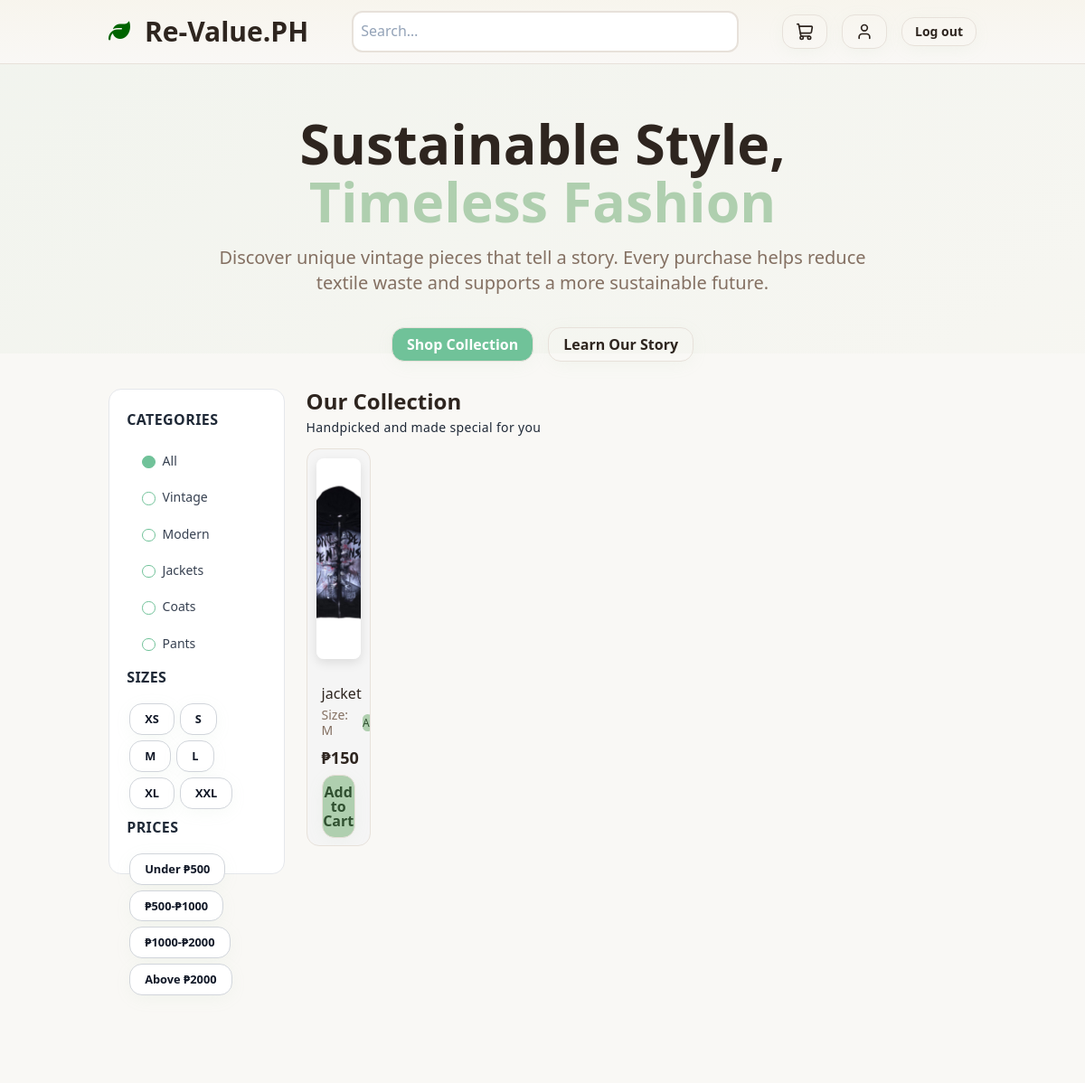
/index.php (signed in), run on the app's committed database.
### tables this page shows
CREATE TABLE `inventory` (
  `id` int(11) NOT NULL,
  `name` varchar(255) NOT NULL,
  `image` varchar(255) NOT NULL,
  `category` varchar(255) NOT NULL,
  `size` varchar(3) NOT NULL,
  `price` int(12) NOT NULL
);

### index.php (the view, shortened to what this page needs)
<!DOCTYPE html>
<html lang="en">
<head>
 <link
  rel="stylesheet"
  href="https://cdnjs.cloudflare.com/ajax/libs/font-awesome/6.5.0/css/all.min.css"/>
<link rel="stylesheet" href="app.css" />
<link rel="stylesheet" href="chat.css">
<link rel="stylesheet" href="specificity.css" />
</head>
<body>
<div class="cont-head">
  <header class="header ps-mg">
    <div class="left">
    <h2 style="margin-bottom: 0;"><i class="fa-solid fa-leaf" style="color:darkgreen"></i></h2>
      <h3>Re-Value.PH</h3>
    </div>
    <div class="center container">
      <input type="text" placeholder="Search…" />
    </div>
    <div class="right">
      <button class="btn btn-outline hv"><i data-lucide="shopping-cart"></i></button>
      <?php if(isset($_SESSION['user_id'])): ?>
     <button class="btn btn-outline lcd hv" ><a href="userDashboard.php"><i data-lucide="user"></i> </a></button>
      <form method="POST" style="display:inline;">
        <button class="btn btn-outline hv" type="submit" name="logout">Log out</button>
      </form>
      <?php else: ?>
      <button class="btn btn-outline hv" onclick="openModal()">My Account</button>
      <?php endif; ?>
    </div>
  </header>
  <hr />
</div>
<main>
<div class="sec-intro">
  <div class="cnt">
    <h1 class="mg">Sustainable Style,</h1>
    <h1 class="text-sage mg">Timeless Fashion</h1>
    <h4 class="text-muted">
      Discover unique vintage pieces that tell a story. Every purchase
      helps reduce <br />textile waste and supports a more sustainable
      future.
    </h4>
    <div class="btn-container">
      <button>Shop Collection</button>
      <button class="btn btn-outline">Learn Our Story</button>
    </div>
  </div>
</div>
<div class="bd-container">
  <div class="bd-child-container ps-mg">
    <aside>
  <form method="GET">
    <h6>CATEGORIES</h6>
    <label class="radio-box">
      <span>All</span>
    </label>
    <label class="radio-box">
      <span>Vintage</span>
    </label>
    <label class="radio-box">
      <span>Modern</span>
    </label>
    <label class="radio-box">
      <span>Jackets</span>
    </label>
    <label class="radio-box">
      <span>Coats</span>
    </label>
    <label class="radio-box">
      <span>Pants</span>
    </label>
  </form>
  <form method="GET">
    <h6>SIZES</h6>
    <?php
      $sizes = ["XS","S","M","L","XL","XXL"];
      foreach($sizes as $s){
        $active = (isset($_GET['size']) && $_GET['size']==$s) ? "active" : "";
        echo "<button type='submit' name='size' value='$s' class='size-btn $active'>$s</button>";
      }
    ?>
  </form>
  <form method="GET">
    <h6>PRICES</h6>
    <button type="submit" name="price" value="0-500" class="size-btn <?= (isset($_GET['price']) && $_GET['price']=="0-500") ? "active" : "" ?>">Under ₱500</button>
    <button type="submit" name="price" value="500-1000" class="size-btn <?= (isset($_GET['price']) && $_GET['price']=="500-1000") ? "active" : "" ?>">₱500-₱1000</button>
    <button type="submit" name="price" value="1000-2000" class="size-btn <?= (isset($_GET['price']) && $_GET['price']=="1000-2000") ? "active" : "" ?>">₱1000-₱2000</button>
    <button type="submit" name="price" value="2000+" class="size-btn <?= (isset($_GET['price']) && $_GET['price']=="2000+") ? "active" : "" ?>">Above ₱2000</button>
  </form>
</aside>
    <div class="cl-cnt">
      <h3 class="cl">Our Collection</h3>
      <h6 class="cl-des">Handpicked and made special for you</h6>
      <div class="cl-pos">
<div class="content-section" id="products">
  <div class="products-grid" id="products-grid">
    <?php
    include("db.php");
    $sql = "SELECT * FROM inventory WHERE 1";
    $sql .= " ORDER BY id DESC";
    $result = $conn->query($sql);
    if ($result->num_rows > 0) {
        while ($row = $result->fetch_assoc()) {
            ?>
            <div class="card-cnt">
              <div class="img-container">
                <img src="<?= $row['image'] ?>" alt="<?= htmlspecialchars($row['name']) ?>">
              </div>
              <div class="img-des-container">
                <h3 class="img-des"><?= htmlspecialchars($row['name']) ?></h3>
                <div class="in">
                  <h4 class="img-size">Size: <?= htmlspecialchars($row['size']) ?></h4>
                  <span class="checker">Available</span>
                </div>
                <span class="price">₱<?= number_format($row['price']) ?></span>
                <div class="cart-container">
  <?php if (isset($_SESSION['user_id'])): ?>
      <?php
      $checkCart = $conn->prepare("SELECT id FROM cart WHERE user_id=? AND product_id=?");
      $checkCart->bind_param("ii", $_SESSION['user_id'], $row['id']);
      $checkCart->execute();
      $cartResult = $checkCart->get_result();
      $alreadyInCart = $cartResult->num_rows > 0;
      ?>
      <?php if ($alreadyInCart): ?>
          <button class="btn-cart" style="background:#ccc; cursor:not-allowed;" disabled>
              Already in Cart
          </button>
      <?php else: ?>
          <button type="button" class="btn-cart" onclick="addToCart(<?= $row['id'] ?>, '<?= htmlspecialchars($row['name']) ?>', this)">
              Add to Cart
          </button>
      <?php endif; ?>
  <?php else: ?>
      <button class="btn-cart" onclick="openModal()">Login to Add</button>
  <?php endif; ?>
</div>
              </div>
            </div>
            <?php
        }
    } else {
        echo "<p>No products match your filters.</p>";
    }
    ?>
</div>
      </div>
    </div>
  </div>
</div>
</main>
</body>
</html>

### chat.css (style rules this page uses)
h2 { text-align: center; margin-bottom: 10px; }

### data on the page
inventory: image (picture), name "jacket", size "M", price "150"

### other printed values
$s "XS"
$s "S"
$s "M"
$s "L"
$s "XL"
$s "XXL"
